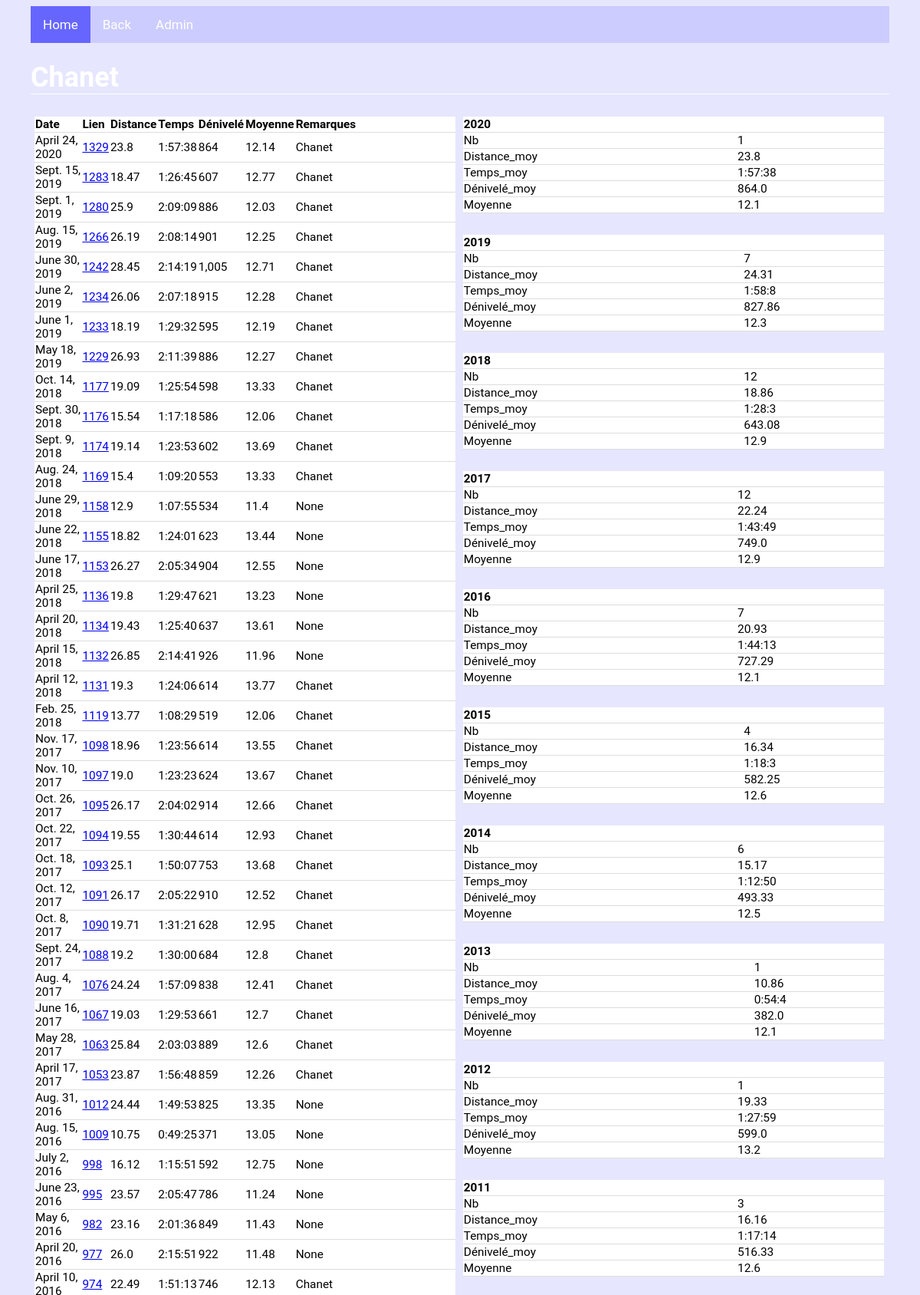
Screenshot of /biketours/tours/21/ (upper part) with the database file from the repository.
### biketours/models.py (models this page shows, shortened)
class BikeTour(models.Model):
    Parcours = models.CharField(max_length=250, default=None)
    Variante = models.CharField(max_length=250, default=None, blank=True, null=True)
    But = models.ForeignKey(But, on_delete=models.CASCADE)
    Type = models.ForeignKey(Type, on_delete=models.CASCADE)
    Descriptif = models.CharField(max_length=1000, default=None, blank=True, null=True)
    Descr_part_1 = models.CharField(max_length=250, default=None, blank=True, null=True)
    Dist_part_1 = models.FloatField(default=None, blank=True, null=True)
    Deniv_part_1 = models.FloatField(default=None, blank=True, null=True)
    Descr_part_2 = models.CharField(max_length=250, default=None, blank=True, null=True)
    Dist_part_2 = models.FloatField(default=None, blank=True, null=True)
    Deniv_part_2 = models.FloatField(default=None, blank=True, null=True)
    Descr_part_3 = models.CharField(max_length=250, default=None, blank=True, null=True)
    Dist_part_3 = models.FloatField(default=None, blank=True, null=True)
    Deniv_part_3 = models.FloatField(default=None, blank=True, null=True)
    Descr_part_4 = models.CharField(max_length=250, default=None, blank=True, null=True)
    Dist_part_4 = models.FloatField(default=None, blank=True, null=True)
    Deniv_part_4 = models.FloatField(default=None, blank=True, null=True)
    Descr_part_5 = models.CharField(max_length=250, default=None, blank=True, null=True)
    Dist_part_5 = models.FloatField(default=None, blank=True, null=True)
    Deniv_part_5 = models.FloatField(default=None, blank=True, null=True)
    Descr_part_6 = models.CharField(max_length=250, default=None, blank=True, null=True)
    Dist_part_6 = models.FloatField(default=None, blank=True, null=True)
    Deniv_part_6 = models.FloatField(default=None, blank=True, null=True)
    Descr_part_7 = models.CharField(max_length=250, default=None, blank=True, null=True)
    Dist_part_7 = models.FloatField(default=None, blank=True, null=True)
    Deniv_part_7 = models.FloatField(default=None, blank=True, null=True)
    Descr_part_8 = models.CharField(max_length=250, default=None, blank=True, null=True)
    Dist_part_8 = models.FloatField(default=None, blank=True, null=True)
    Deniv_part_8 = models.FloatField(default=None, blank=True, null=True)
    Descr_part_9 = models.CharField(max_length=250, default=None, blank=True, null=True)
    Dist_part_9 = models.FloatField(default=None, blank=True, null=True)
    Deniv_part_9 = models.FloatField(default=None, blank=True, null=True)
    Descr_part_10 = models.CharField(max_length=250, default=None, blank=True, null=True)
    Dist_part_10 = models.FloatField(default=None, blank=True, null=True)
    Deniv_part_10 = models.FloatField(default=None, blank=True, null=True)
    def title(self):
        if self.Variante is None:
            return(self.Parcours)
        else :
            return(self.Parcours + " - " + self.Variante)

class Perfo(models.Model):
    Refparcours = models.ForeignKey(BikeTour, blank=True, null=True, on_delete=models.CASCADE)
    Date = models.DateField(default=None)
    Distance = models.FloatField(default=None)
    Temps = models.DurationField(default=None)
    Remarques = models.CharField(max_length=1000, default=None, blank=True, null=True)
    Dénivelé = models.FloatField(default=None, blank=True, null=True)
    Vitesse_max = models.FloatField(default=None, blank=True, null=True)
    FC_moy = models.FloatField(default=None, blank=True, null=True)
    FC_max = models.FloatField(default=None, blank=True, null=True)
    Temps_part_1 = models.DurationField(default=None, blank=True, null=True)
    Temps_part_2 = models.DurationField(default=None, blank=True, null=True)
    Temps_part_3 = models.DurationField(default=None, blank=True, null=True)
    Temps_part_4 = models.DurationField(default=None, blank=True, null=True)
    Temps_part_5 = models.DurationField(default=None, blank=True, null=True)
    Temps_part_6 = models.DurationField(default=None, blank=True, null=True)
    Temps_part_7 = models.DurationField(default=None, blank=True, null=True)
    Temps_part_8 = models.DurationField(default=None, blank=True, null=True)
    Temps_part_9 = models.DurationField(default=None, blank=True, null=True)
    Temps_part_10 = models.DurationField(default=None, blank=True, null=True)
    def moy(self):
        if (self.Distance is None or self.Temps is None) :
            vmoy=None
        else :
            vmoy=round(self.Distance/self.Temps.total_seconds()*3600,2)
        return(vmoy)

### biketours/views.py (the view)
# urls.py: re_path(r"^tours/(?P<tour_id>[0-9]+)/$", views.perf_tours, name="perf_tours"),
def perf_tours(request, tour_id):
    all_perf = Perfo.objects.filter(Refparcours=tour_id).order_by("-Date")
    tour = BikeTour.objects.get(pk=tour_id)
    perf_y=dict()
    for y in all_perf.dates("Date", "year", order="DESC") :
        perf_y[y.year] = agrperfo(all_perf.filter(Date__year=y.year), stat="avg")
    context = {"all_perf":all_perf,
               "perf_y":perf_y,
               "tour":tour}
    return render(request, "biketours/perfo.html" ,context)

### biketours/views.py (called while the page is built, shortened)
def fmt_dct(k, v):  # formatage des résultats agrégés (Nb, Distance_totale/moy, Temps_total/moy, Dénivelé_total/moy)
    if v is None:
        return(v)
    elif re.search("Nb", k) and v is not None:
        return(round(v,0))
    elif re.search("Moy", k) and v is not None:
        return(round(v,1))
    elif (re.search("Distance",k) or re.search("Dénivelé", k)) and v is not None:
        return(format(round(v,2), ","))
    elif re.search("Temps",k) and v is not None:
        s = v.total_seconds()
        hours = s // 3600
        minutes = (s % 3600) // 60
        seconds = s % 60
        return(str(int(hours))+ ":" + str(int(minutes)).zfill(2) + ":" + str(int(seconds))).zfill(2)

def v_moy(qset, suffix): # suffix à introduire manuellement (string)
    if (qset["Distance"+suffix] is None or qset["Temps"+suffix] is None) :
        vmoy=None
    else :
        vmoy=qset["Distance"+suffix]/qset["Temps"+suffix].total_seconds()*3600
    return(vmoy)

def agrperfo(qset, stat="sum", div=3): # calcul des résultats agrégés (perfo) + mise en forme
    if stat=="sum":
        res=qset.aggregate(Nb=Count("Distance"), Distance_tot=Sum("Distance"), Temps_tot=Sum("Temps"), Dénivelé_tot=Sum("Dénivelé"))
        res["Moyenne"]=v_moy(res, "_tot")
    if stat=="avg":
        res=qset.aggregate(Nb=Count("Distance"), Distance_moy=Avg("Distance"), Temps_moy=Avg("Temps"), Dénivelé_moy=Avg("Dénivelé"))
        res["Moyenne"]=v_moy(res, "_moy")
    res_form={k:fmt_dct(k, v) for k , v in res.items() }
    return(res_form)

### biketours/templates/biketours/perfo.html
{% extends 'biketours/base.html' %}
{% block content %}
{% load humanize %}
<h1> {{tour.title}} </h1>
{% if all_perf %}
<div class="row">
	<div class="col_2">
		<table>
			<tr>
				<th>Date</th>
				<th>Lien</th>
				<th>Distance</th>
				<th>Temps</th>
				<th>Dénivelé</th>
				<th>Moyenne</th>
				<th>Remarques</th>
			</tr>
			{% for n in all_perf %}
			<tr>
				<td>{{n.Date}}</td>
				<td><a href="./{{n.pk}}/">{{n.pk}} </a></td>
				<td>{{n.Distance}}</td>
				<td>{{n.Temps}}</td>
				<td>{{n.Dénivelé|floatformat|intcomma}}</td>
				<td>{{n.moy}}</td>
				<td>{{n.Remarques}}</td>
			</tr>
			{% endfor %}
		</table>
	</div>
	<div class="col_2">
		{% for k, v in perf_y.items %}
		<table>
			<tr>
				<th colspan="2">{{k}} </th>
			</tr>
				{% for a, b in v.items %}
				<tr>
					<td>{{a}} </td>
					<td>{{b}} </td>
				</tr>
				{% endfor %}
		</table>
		<br>
		{% endfor %}
	</div>
</div>
{% else %}
	<h1> C'est vide ? .... </h1>
{% endif %}
{% endblock %}

### biketours/static/biketours/mystyle.css (style rules this page uses)
table { width: 100%; border-bottom: 1px solid #ddd; border-collapse: collapse; text-align: left; background-color: white; font-size:80%; table-layout: auto; }
th, td { border-bottom: 1px solid #ddd; border-collapse: collapse; text-align: left; background-color: white; font-size:80%; }
h1 { color: white; font-size:150%; border-bottom: 1px solid white; }
.col_2 { float:left; width:49%; padding:5px; }
.row:after { content:""; display:table; clear:both; }

### rows the page displays
BikeTour: title "Chanet"
Perfo: Date "April 24, 2020", pk "1329", Distance "23.8", Temps "1:57:38", Dénivelé "864", moy "12.14", Remarques "Chanet"
Perfo: Date "Sept. 15, 2019", pk "1283", Distance "18.47", Temps "1:26:45", Dénivelé "607", moy "12.77", Remarques "Chanet"
Perfo: Date "Sept. 1, 2019", pk "1280", Distance "25.9", Temps "2:09:09", Dénivelé "886", moy "12.03", Remarques "Chanet"
Perfo: Date "Aug. 15, 2019", pk "1266", Distance "26.19", Temps "2:08:14", Dénivelé "901", moy "12.25", Remarques "Chanet"
Perfo: Date "June 30, 2019", pk "1242", Distance "28.45", Temps "2:14:19", Dénivelé "1,005", moy "12.71", Remarques "Chanet"
Perfo: Date "June 2, 2019", pk "1234", Distance "26.06", Temps "2:07:18", Dénivelé "915", moy "12.28", Remarques "Chanet"
Perfo: Date "June 1, 2019", pk "1233", Distance "18.19", Temps "1:29:32", Dénivelé "595", moy "12.19", Remarques "Chanet"
Perfo: Date "May 18, 2019", pk "1229", Distance "26.93", Temps "2:11:39", Dénivelé "886", moy "12.27", Remarques "Chanet"
Perfo: Date "Oct. 14, 2018", pk "1177", Distance "19.09", Temps "1:25:54", Dénivelé "598", moy "13.33", Remarques "Chanet"
Perfo: Date "Sept. 30, 2018", pk "1176", Distance "15.54", Temps "1:17:18", Dénivelé "586", moy "12.06", Remarques "Chanet"
Perfo: Date "Sept. 9, 2018", pk "1174", Distance "19.14", Temps "1:23:53", Dénivelé "602", moy "13.69", Remarques "Chanet"
Perfo: Date "Aug. 24, 2018", pk "1169", Distance "15.4", Temps "1:09:20", Dénivelé "553", moy "13.33", Remarques "Chanet"
Perfo: Date "June 29, 2018", pk "1158", Distance "12.9", Temps "1:07:55", Dénivelé "534", moy "11.4", Remarques "None"
Perfo: Date "June 22, 2018", pk "1155", Distance "18.82", Temps "1:24:01", Dénivelé "623", moy "13.44", Remarques "None"
Perfo: Date "June 17, 2018", pk "1153", Distance "26.27", Temps "2:05:34", Dénivelé "904", moy "12.55", Remarques "None"
Perfo: Date "April 25, 2018", pk "1136", Distance "19.8", Temps "1:29:47", Dénivelé "621", moy "13.23", Remarques "None"
Perfo: Date "April 20, 2018", pk "1134", Distance "19.43", Temps "1:25:40", Dénivelé "637", moy "13.61", Remarques "None"
Perfo: Date "April 15, 2018", pk "1132", Distance "26.85", Temps "2:14:41", Dénivelé "926", moy "11.96", Remarques "None"
Perfo: Date "April 12, 2018", pk "1131", Distance "19.3", Temps "1:24:06", Dénivelé "614", moy "13.77", Remarques "Chanet"
Perfo: Date "Feb. 25, 2018", pk "1119", Distance "13.77", Temps "1:08:29", Dénivelé "519", moy "12.06", Remarques "Chanet"
Perfo: Date "Nov. 17, 2017", pk "1098", Distance "18.96", Temps "1:23:56", Dénivelé "614", moy "13.55", Remarques "Chanet"
Perfo: Date "Nov. 10, 2017", pk "1097", Distance "19.0", Temps "1:23:23", Dénivelé "624", moy "13.67", Remarques "Chanet"
Perfo: Date "Oct. 26, 2017", pk "1095", Distance "26.17", Temps "2:04:02", Dénivelé "914", moy "12.66", Remarques "Chanet"
Perfo: Date "Oct. 22, 2017", pk "1094", Distance "19.55", Temps "1:30:44", Dénivelé "614", moy "12.93", Remarques "Chanet"
Perfo: Date "Oct. 18, 2017", pk "1093", Distance "25.1", Temps "1:50:07", Dénivelé "753", moy "13.68", Remarques "Chanet"
Perfo: Date "Oct. 12, 2017", pk "1091", Distance "26.17", Temps "2:05:22", Dénivelé "910", moy "12.52", Remarques "Chanet"
Perfo: Date "Oct. 8, 2017", pk "1090", Distance "19.71", Temps "1:31:21", Dénivelé "628", moy "12.95", Remarques "Chanet"
Perfo: Date "Sept. 24, 2017", pk "1088", Distance "19.2", Temps "1:30:00", Dénivelé "684", moy "12.8", Remarques "Chanet"
Perfo: Date "Aug. 4, 2017", pk "1076", Distance "24.24", Temps "1:57:09", Dénivelé "838", moy "12.41", Remarques "Chanet"
Perfo: Date "June 16, 2017", pk "1067", Distance "19.03", Temps "1:29:53", Dénivelé "661", moy "12.7", Remarques "Chanet"
Perfo: Date "May 28, 2017", pk "1063", Distance "25.84", Temps "2:03:03", Dénivelé "889", moy "12.6", Remarques "Chanet"
Perfo: Date "April 17, 2017", pk "1053", Distance "23.87", Temps "1:56:48", Dénivelé "859", moy "12.26", Remarques "Chanet"
Perfo: Date "Aug. 31, 2016", pk "1012", Distance "24.44", Temps "1:49:53", Dénivelé "825", moy "13.35", Remarques "None"
Perfo: Date "Aug. 15, 2016", pk "1009", Distance "10.75", Temps "0:49:25", Dénivelé "371", moy "13.05", Remarques "None"
Perfo: Date "July 2, 2016", pk "998", Distance "16.12", Temps "1:15:51", Dénivelé "592", moy "12.75", Remarques "None"
Perfo: Date "June 23, 2016", pk "995", Distance "23.57", Temps "2:05:47", Dénivelé "786", moy "11.24", Remarques "None"
Perfo: Date "May 6, 2016", pk "982", Distance "23.16", Temps "2:01:36", Dénivelé "849", moy "11.43", Remarques "None"
Perfo: Date "April 20, 2016", pk "977", Distance "26.0", Temps "2:15:51", Dénivelé "922", moy "11.48", Remarques "None"
Perfo: pk "974", Distance "22.49", Temps "1:51:13", Dénivelé "746", moy "12.13", Remarques "Chanet"

### other values shown
{{ k }} "2020" "2019" "2018" "2017" "2016" "2015" "2014" "2013" "2012" "2011"
{{ a }} "Nb" "Distance_moy" "Temps_moy" "Dénivelé_moy" "Moyenne" "Nb" "Distance_moy" "Temps_moy" "Dénivelé_moy" "Moyenne" "Nb" "Distance_moy" "Temps_moy" "Dénivelé_moy" "Moyenne" "Nb" "Distance_moy" "Temps_moy" "Dénivelé_moy" "Moyenne" "Nb" "Distance_moy" "Temps_moy" "Dénivelé_moy" "Moyenne" "Nb" "Distance_moy" "Temps_moy" "Dénivelé_moy" "Moyenne" "Nb" "Distance_moy" "Temps_moy" "Dénivelé_moy" "Moyenne" "Nb" "Distance_moy" "Temps_moy" "Dénivelé_moy" "Moyenne" "Nb" "Distance_moy" "Temps_moy" "Dénivelé_moy" "Moyenne" "Nb" "Distance_moy" "Temps_moy" "Dénivelé_moy" "Moyenne"
{{ b }} "1" "23.8" "1:57:38" "864.0" "12.1" "7" "24.31" "1:58:8" "827.86" "12.3" "12" "18.86" "1:28:3" "643.08" "12.9" "12" "22.24" "1:43:49" "749.0" "12.9" "7" "20.93" "1:44:13" "727.29" "12.1" "4" "16.34" "1:18:3" "582.25" "12.6" "6" "15.17" "1:12:50" "493.33" "12.5" "1" "10.86" "0:54:4" "382.0" "12.1" "1" "19.33" "1:27:59" "599.0" "13.2" "3" "16.16" "1:17:14" "516.33" "12.6"
